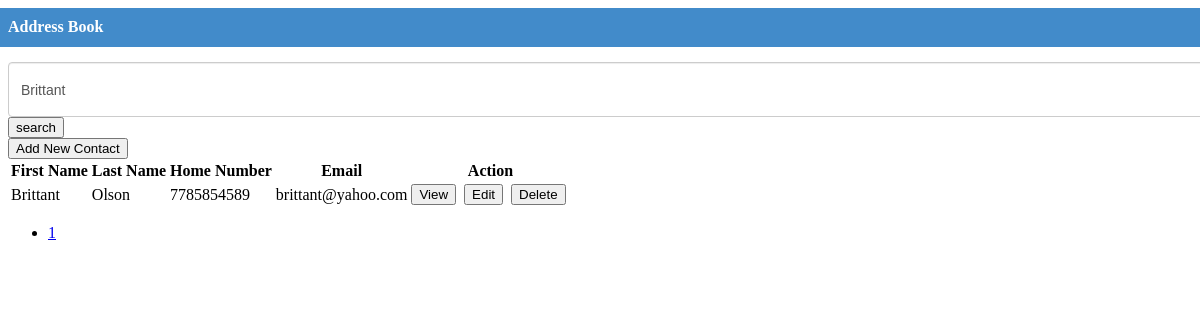
The page /index.php?keyword=Brittant on the database its author committed.
### tables this page shows
CREATE TABLE IF NOT EXISTS `tbl_contacts` (
  `contact_id` int(11) NOT NULL AUTO_INCREMENT,
  `first_name` varchar(255) NOT NULL,
  `middle_name` varchar(255) NOT NULL,
  `last_name` varchar(255) NOT NULL,
  `address` text,
  `contact_no1` varchar(255) NOT NULL,
  `contact_no2` varchar(255) DEFAULT NULL,
  `email_address` varchar(255) NOT NULL,
  `profile_pic` varchar(255) NOT NULL,
  PRIMARY KEY (`contact_id`)
);

### index.php (the view, shortened to what this page needs)
<?php
require_once './config.php';
include './header.php';
if (!(isset($_GET['pagenum']))) {
  $pagenum = 1;
} else {
  $pagenum = $_GET['pagenum'];
}
$page_limit = ($_GET["show"] <> "" && is_numeric($_GET["show"]) ) ? $_GET["show"] : 8;
try {
  $keyword = trim($_GET["keyword"]);
  if ($keyword <> "" ) {
    $sql = "SELECT * FROM tbl_contacts WHERE 1 AND "
            . " (first_name LIKE :keyword) ORDER BY first_name ";
    $stmt = $DB->prepare($sql);
    $stmt->bindValue(":keyword", $keyword."%");
  } else {
    $sql = "SELECT * FROM tbl_contacts WHERE 1 ORDER BY first_name ";
    $stmt = $DB->prepare($sql);
  }
  $stmt->execute();
  $total_count = count($stmt->fetchAll());
  $last = ceil($total_count / $page_limit);
  $lower_limit = ($pagenum - 1) * $page_limit;
  $lower_limit = ($lower_limit < 0) ? 0 : $lower_limit;
  $sql2 = $sql . " limit " . ($lower_limit) . " ,  " . ($page_limit) . " ";
  $stmt = $DB->prepare($sql2);
  if ($keyword <> "" ) {
    $stmt->bindValue(":keyword", $keyword."%");
   }
  $stmt->execute();
  $results = $stmt->fetchAll();
} catch (Exception $ex) {
  echo $ex->getMessage();
}
?>
<div class="row">
  <div class="panel panel-primary">
    <div class="panel-heading">
      <h3 class="panel-title">Address Book</h3>
    </div>
    <div class="panel-body">
      <div  style="padding-left: 0; padding-right: 0;" >
        <form action="index.php" method="get" >
        <div style="padding-left: 0;"  >
          <span >
            <label  for="keyword" style="padding-right: 0;">
              <input type="text" value="<?php echo $_GET["keyword"]; ?>" placeholder="search by first name" id="" class="form-control" name="keyword" style="height: 41px;">
            </label>
            </span>
          <button >search</button>
        </div>
        </form>
        <div  ><a href="contacts.php"><button ><span ></span> Add New Contact</button></a></div>
      </div>
<?php if (count($results) > 0) { ?>
        <div >
          <table >
            <tbody><tr>
                <th>First Name</th>
                <th>Last Name</th>
                <th>Home Number </th>
                <th>Email </th>
                <th>Action </th>
              </tr>
  <?php foreach ($results as $res) { ?>
                <tr>
                  <td><?php echo $res["first_name"]; ?></td>
                  <td><?php echo $res["last_name"]; ?></td>
                  <td><?php echo $res["contact_no1"]; ?></td>
                  <td><?php echo $res["email_address"]; ?></td>
                  <td>
                    <a href="view_contacts.php?cid=<?php echo $res["contact_id"]; ?>"><button class="btn btn-sm btn-info"><span class="glyphicon glyphicon-zoom-in"></span> View</button></a>&nbsp;
                    <a href="contacts.php?m=update&cid=<?php echo $res["contact_id"]; ?>&pagenum=<?php echo $_GET["pagenum"]; ?>"><button class="btn btn-sm btn-warning"><span class="glyphicon glyphicon-edit"></span> Edit</button></a>&nbsp;
                    <a href="process_form.php?mode=delete&cid=<?php echo $res["contact_id"]; ?>&keyword=<?php echo $_GET["keyword"]; ?>&pagenum=<?php echo $_GET["pagenum"]; ?>" onclick="return confirm('Are you sure?')"><button class="btn btn-sm btn-danger"><span class="glyphicon glyphicon-remove-circle"></span> Delete</button></a>&nbsp;
                  </td>
                </tr>
  <?php } ?>
            </tbody></table>
        </div>
        <div >
          <ul >
  <?php
  for ($i = 1; $i <= $last; $i++) {
    if ($i == $pagenum) {
      ?>
                <li class="active"><a href="javascript:void(0);" ><?php echo $i ?></a></li>
                <?php
              } else {
                ?>
                <li><a href="index.php?pagenum=<?php echo $i; ?>&keyword=<?php echo $_GET["keyword"]; ?>" class="links"  onclick="displayRecords('<?php echo $page_limit; ?>', '<?php echo $i; ?>');" ><?php echo $i ?></a></li>
                <?php
              }
            }
            ?>
          </ul>
        </div>
          <?php } else { ?>
        <div class="well well-lg">No contacts found.</div>
<?php } ?>
    </div>
  </div>
</div>

### css.css (style rules this page uses)
.row { margin-right: -15px; margin-left: -15px; }
.panel-heading { padding: 10px 15px; border-bottom: 1px solid transparent; border-top-left-radius: 3px; border-top-right-radius: 3px; }
.panel-title { margin-top: 0; margin-bottom: 0; font-size: 16px; color: White; }
.panel-body { padding: 15px; }
.form-control { display: block; width: 100%; height: 34px; padding: 6px 12px; font-size: 14px; line-height: 1.428571429; color: #555; background-color: #fff; background-image: none; border: 1px solid #ccc; border-radius: 4px; -webkit-box-shadow: inset 0 1px 1px rgba(0, 0, 0, .075); box-shadow: inset 0 1px 1px rgba(0, 0, 0, .075); -webkit-transition: border-color ease-in-out .15s, box-shadow ease-in-out .15s; transition: border-color ease-in-out .15s, box-shadow ease-in-out .15s; }
.panel-primary { border-color: #428bca; }
.panel-primary > .panel-heading { color: #fff; background-color: #428bca; border-color: #428bca; }

### rows shown on the page
tbl_contacts: first_name "Brittant", last_name "Olson", contact_no1 "7785854589", email_address "brittant@yahoo.com"
